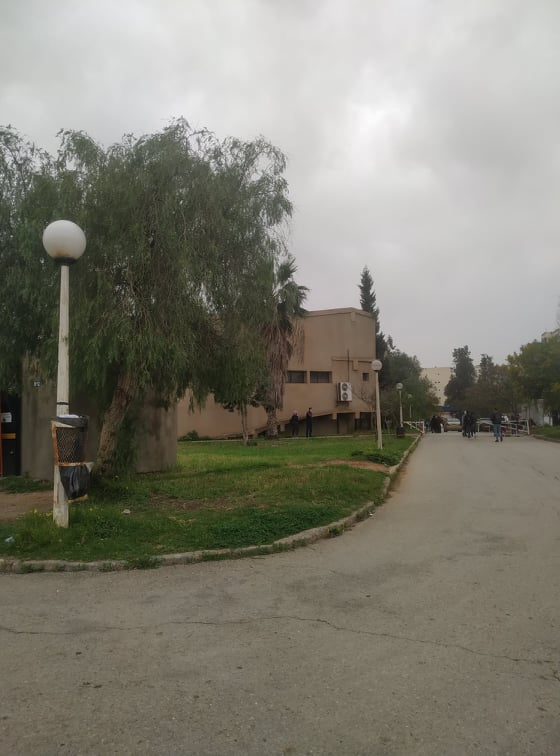
#> input picture image0.jpg, 560 x 756 px
$ python stitch_images.py
#> lines starting #> are read from the running program, lines starting #| are printed output that depends on the picture
import cv2
import numpy as np

# Function to trim black borders from the stitched image
def trim(frame):
    if not np.sum(frame[0]):
        return trim(frame[1:])
    if not np.sum(frame[-1]):
        return trim(frame[:-1])
    if not np.sum(frame[:, 0]):
        return trim(frame[:, 1:])
    if not np.sum(frame[:, -1]):
        return trim(frame[:, :-1])
    return frame

# Function to stitch two images
def stitch_images(img1, img2):
    # Convert images to grayscale
    gray1 = cv2.cvtColor(img1, cv2.COLOR_BGR2GRAY)
    gray2 = cv2.cvtColor(img2, cv2.COLOR_BGR2GRAY)

    # Detect keypoints and descriptors using SIFT
    sift = cv2.SIFT_create()
    kp1, des1 = sift.detectAndCompute(gray1, None)
    kp2, des2 = sift.detectAndCompute(gray2, None)

    # Match keypoints using BFMatcher
    match = cv2.BFMatcher()
    matches = match.knnMatch(des2, des1, k=2)

    # Apply ratio test to filter good matches
    good = []
    for m, n in matches:
        if m.distance < 0.8 * n.distance:
            good.append(m)

    # Compute homography if enough matches are found
    MIN_MATCH_COUNT = 10
    if len(good) > MIN_MATCH_COUNT:
        src_pts = np.float32([kp2[m.queryIdx].pt for m in good]).reshape(-1, 1, 2)
        dst_pts = np.float32([kp1[m.trainIdx].pt for m in good]).reshape(-1, 1, 2)

        M, mask = cv2.findHomography(src_pts, dst_pts, cv2.RANSAC, 5.0)
        h, w = gray2.shape

        # Warp the second image
        warped_img = cv2.warpPerspective(img2, M, (img1.shape[1] + img2.shape[1], img1.shape[0]))

        # Combine the warped image with the first image
        warped_img[0:img1.shape[0], 0:img1.shape[1]] = img1
        return warped_img
    else:
        print("Not enough matches found between images.")
        return None

# Load a list of images
image_paths1 = [ 'image0.jpg', 'image1.jpg', 'image2.jpg',]
images1 = [cv2.imread(path) for path in image_paths1]
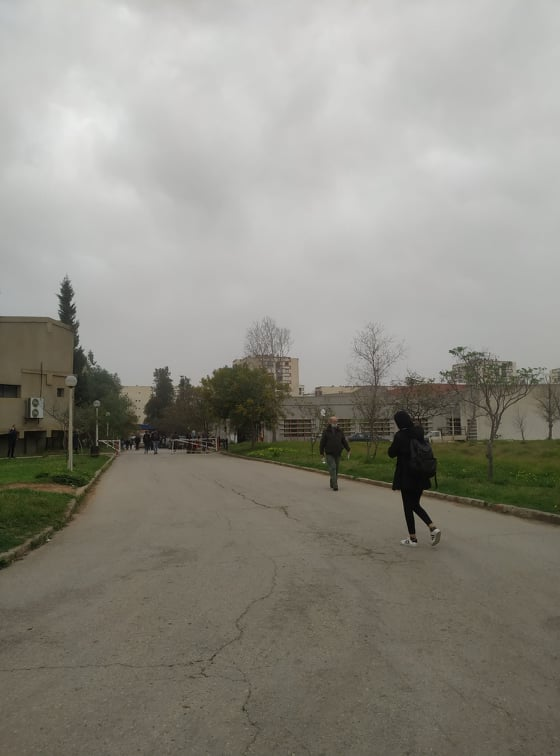
#> input picture image1.jpg, 560 x 756 px
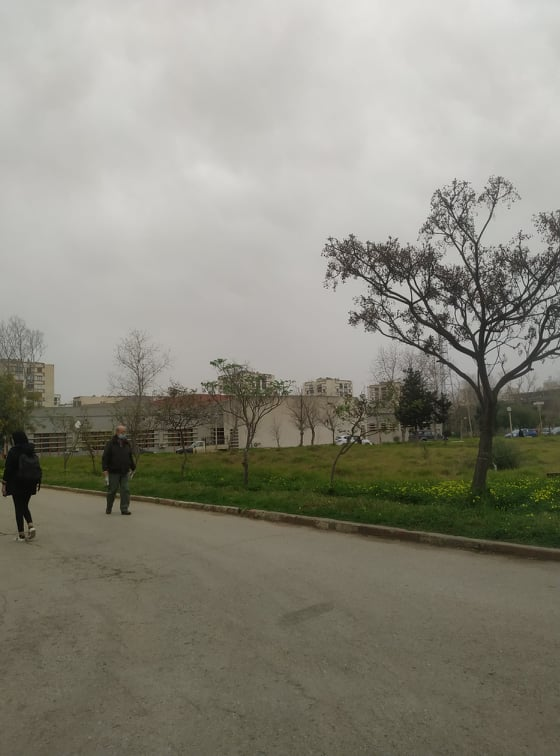
#> input picture image2.jpg, 560 x 756 px
#> images1 = 3 items

image_paths2 = [ 'image3.jpg', 'image4.jpg','image5.jpg']
images2 = [cv2.imread(path) for path in image_paths2]
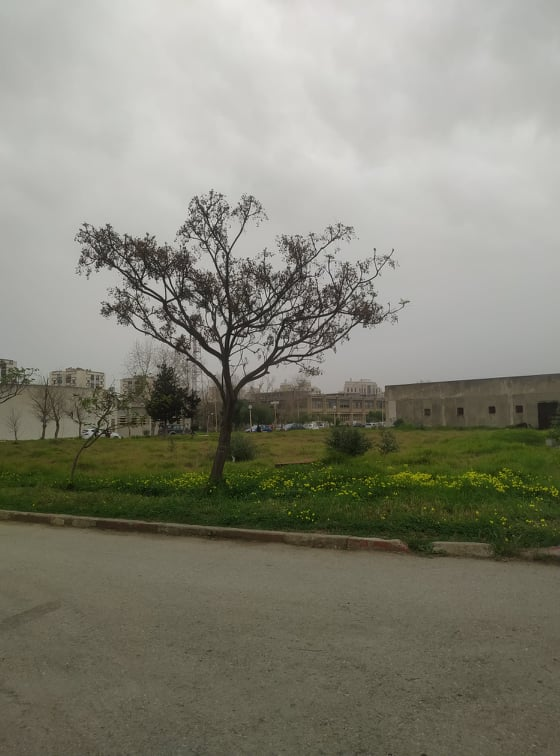
#> input picture image3.jpg, 560 x 756 px
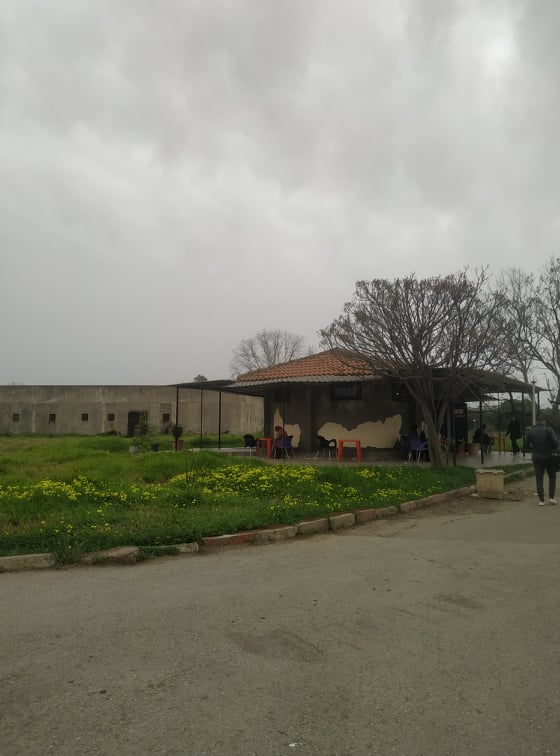
#> input picture image4.jpg, 560 x 756 px
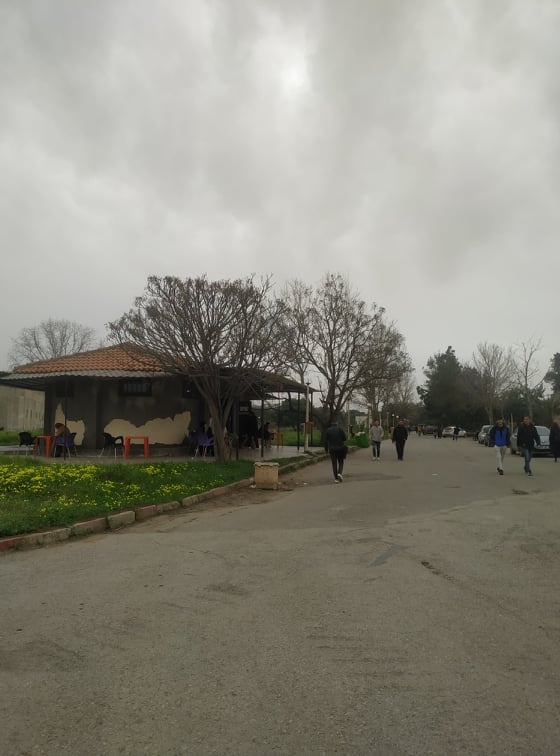
#> input picture image5.jpg, 560 x 756 px
#> images2 = 3 items

# Check if all images are loaded successfully
for i, img in enumerate(images1):
    if img is None:
        print(f"Error: Unable to load image at index {i}.")
        exit()
#> this loop made 3 passes

for i, img in enumerate(images2):
    if img is None:
        print(f"Error: Unable to load image at index {i}.")
        exit()

# Stitch images iteratively
result1 = images1[0]  # Start with the first image
#> result1 is the input picture: shape (756, 560, 3); mean B, G, R 115.1, 126.6, 128.7
for i in range(1, len(images1)):
    print(f"Stitching image {i+1}...")
    result1 = stitch_images(result1, images1[i])
    if result1 is None:
        print(f"Stitching failed at image {i+1}.")
        break
#> this loop made 2 passes
#> (matches in stitch_images, MIN_MATCH_COUNT in stitch_images, h in stitch_images, w in stitch_images) on passes 1 to 2: (619 matches, 10, 756, 560), (1175 matches, 10, 756, 560)
#> (printed output is left out)
#> result1: shape (756, 1680, 3)

result2 = images2[0]  # Start with the first image
#> result2 is the input picture: shape (756, 560, 3); mean B, G, R 118.6, 132.1, 132.5
for i in range(1, len(images2)):
    print(f"Stitching image {i+1}...")
    result2 = stitch_images(result2, images2[i])
    if result2 is None:
        print(f"Stitching failed at image {i+1}.")
        break
#> this loop made 2 passes
#> (matches in stitch_images, MIN_MATCH_COUNT in stitch_images, h in stitch_images, w in stitch_images) on passes 1 to 2: (903 matches, 10, 756, 560), (1040 matches, 10, 756, 560)
#> (printed output is left out)
#> result2: shape (756, 1680, 3)

resultf = stitch_images(result1, images2[0])
#> in stitch_images (call 5), `kp1, des1 = sift.detectAndCompute(gray1, None)`: kp1 = 2181 keypoints; strongest (x, y, size): (77, 416, 2), (366, 282, 9.1), (368, 299, 10.1), (64, 270, 5.9)
#> in stitch_images (call 5), `kp2, des2 = sift.detectAndCompute(gray2, None)`: kp2 = 1198 keypoints; strongest (x, y, size): (233, 332, 1.8), (232, 337, 2.1), (223, 339, 2.5), (267, 306, 2.6)
#> in stitch_images (call 5), `matches = match.knnMatch(des2, des1, k=2)`: matches = 1198 matches
#> after the loop in stitch_images (call 5), `for m, n in matches:`: good = 27 matches
#> in stitch_images (call 5), `src_pts = np.float32([kp2[m.queryIdx].pt for m in good]).reshape(-1, 1..`: src_pts = 27 rows, first 8: [13.8, 389.4], [22.97, 370.2], [31.48, 513.4], [34.46, 385.6], [51.93, 514.8], [52.57, 436.4], [58.86, 435.8], [62.4, 440.2]
#> in stitch_images (call 5), `dst_pts = np.float32([kp1[m.trainIdx].pt for m in good]).reshape(-1, 1..`: dst_pts = 27 rows, first 8: [1074.9, 344.2], [1094.3, 309.5], [63.52, 329.5], [1132.4, 334.2], [1278.1, 577], [1187.8, 420], [1209.9, 419.8], [1217.9, 430.9]
r2=stitch_images(resultf, images2[1])
#> in stitch_images (call 6), `gray1 = cv2.cvtColor(img1, cv2.COLOR_BGR2GRAY)`:
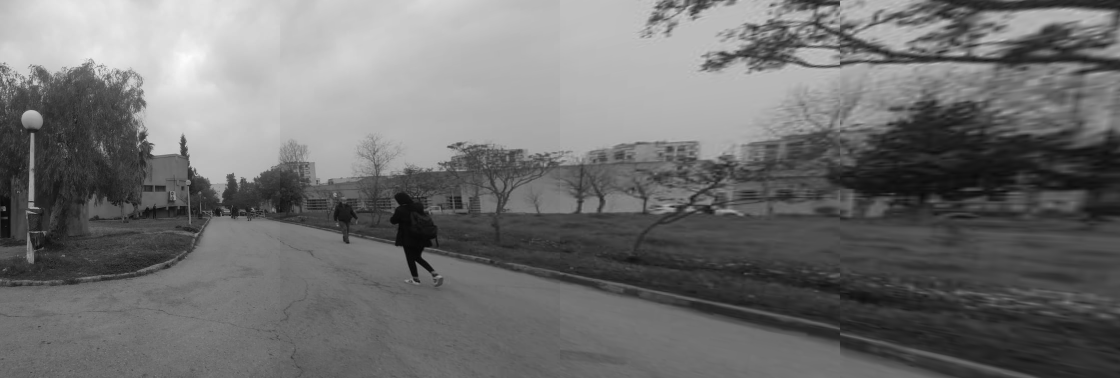
#> gray1: shape (756, 2240) (shown at 1/2 size); min 1, max 252, mean 111.5
#> in stitch_images, img2 is the input picture: shape (756, 560, 3); mean B, G, R 123, 136.3, 136.9
#> in stitch_images (call 6), `kp1, des1 = sift.detectAndCompute(gray1, None)`: kp1 = 2484 keypoints; strongest (x, y, size): (77, 416, 2), (366, 282, 9.1), (2053, 47, 39.3), (368, 299, 10.1)
#> in stitch_images (call 6), `kp2, des2 = sift.detectAndCompute(gray2, None)`: kp2 = 903 keypoints; strongest (x, y, size): (458, 363, 1.9), (424, 348, 2), (410, 347, 2.7), (392, 356, 2.1)
#> in stitch_images (call 6), `matches = match.knnMatch(des2, des1, k=2)`: matches = 903 matches
#> after the loop in stitch_images (call 6), `for m, n in matches:`: good = 24 matches
#> in stitch_images (call 6), `src_pts = np.float32([kp2[m.queryIdx].pt for m in good]).reshape(-1, 1..`: src_pts = 24 rows, first 8: [33.4, 430.5], [49.34, 389.8], [135.7, 418.7], [165.8, 431.6], [172.5, 479.9], [181.3, 428.5], [223.7, 449.3], [261.6, 399]
#> in stitch_images (call 6), `dst_pts = np.float32([kp1[m.trainIdx].pt for m in good]).reshape(-1, 1..`: dst_pts = 24 rows, first 8: [64.42, 269.9], [69.91, 292.3], [1339.6, 297.8], [1338.6, 317.6], [276.3, 542.1], [809.4, 338.2], [1122.4, 546.9], [300.9, 306]
#> in stitch_images (call 6), `M, mask = cv2.findHomography(src_pts, dst_pts, cv2.RANSAC, 5.0)`: M = [[-0.129, -0.41, 218.6], [-0.0665, -0.222, 117], [-0.000579, -0.00188, 1]]; mask = 24 values, max 1 at index 4, min 0 at index 0, mean 0.208
r3=stitch_images(r2, images2[2])
#> in stitch_images, img2 is the input picture: shape (756, 560, 3); mean B, G, R 126, 137.1, 139.3
#> in stitch_images (call 7), `kp1, des1 = sift.detectAndCompute(gray1, None)`: kp1 = 2514 keypoints; strongest (x, y, size): (2228, 103, 19.5), (77, 416, 2), (366, 282, 9.1), (2415, 423, 186.5)
#> in stitch_images (call 7), `kp2, des2 = sift.detectAndCompute(gray2, None)`: kp2 = 1040 keypoints; strongest (x, y, size): (243, 362, 2), (183, 354, 2.1), (256, 403, 5.5), (200, 345, 2.8)
#> in stitch_images (call 7), `matches = match.knnMatch(des2, des1, k=2)`: matches = 1040 matches
#> after the loop in stitch_images (call 7), `for m, n in matches:`: good = 21 matches
#> in stitch_images (call 7), `src_pts = np.float32([kp2[m.queryIdx].pt for m in good]).reshape(-1, 1..`: src_pts = 21 rows, first 8: [30.81, 470.3], [42.03, 377.7], [61.72, 531.2], [62.6, 525.5], [69.87, 474.3], [77.67, 446.5], [78.09, 439.8], [92.84, 345.4]
#> in stitch_images (call 7), `dst_pts = np.float32([kp1[m.trainIdx].pt for m in good]).reshape(-1, 1..`: dst_pts = 21 rows, first 8: [1936.7, 614.1], [248.1, 545.5], [1055.3, 534.6], [323.4, 524.7], [11.26, 221.4], [90.2, 247.3], [441.6, 402.9], [867.2, 340.9]
#> in stitch_images (call 7), `M, mask = cv2.findHomography(src_pts, dst_pts, cv2.RANSAC, 5.0)`: M = [[-2.36, -0.275, 327.8], [-2.5, -0.227, 355.8], [-0.00838, -0.000237, 1]]; mask = 21 values, max 1 at index 5, min 0 at index 0, mean 0.238
#> in stitch_images (call 7), `warped_img[0:img1.shape[0], 0:img1.shape[1]] = img1`:
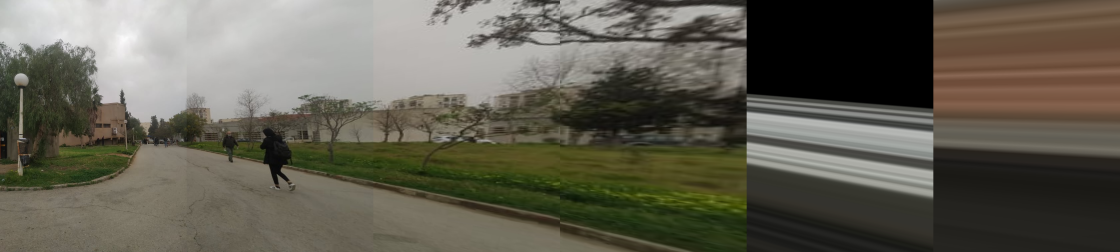
#> warped_img: shape (756, 3360, 3) (shown at 1/3 size); mean B, G, R 82.8, 95.1, 98.3


cv2.imshow("Final Stitched Image", trim(r3))
# cv2.imshow("Final Stitched Image", trim(result2))

# Trim and save the final stitched image
if resultf is not None:
    result = trim(resultf)

    # cv2.imshow("Final Stitched Image", result)
    cv2.waitKey(0)
    cv2.imwrite("final_stitched_image.jpg", result)
    print("Stitching completed and saved as 'final_stitched_image.jpg'.")
